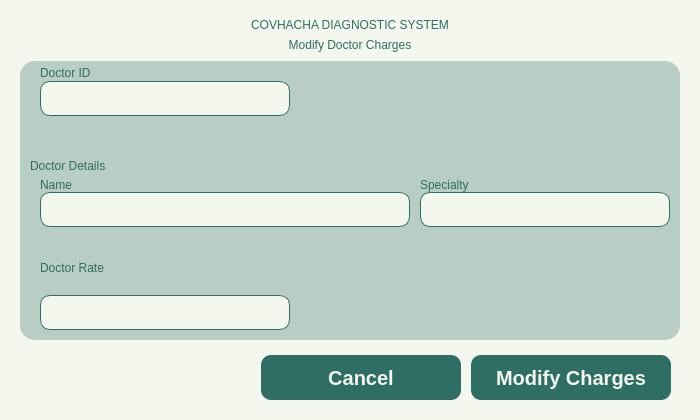
<?xml version="1.0" encoding="UTF-8"?>
<ui version="4.0">
 <class>MainWindow</class>
 <widget class="QMainWindow" name="MainWindow">
  <property name="geometry">
   <rect>
    <x>0</x>
    <y>0</y>
    <width>700</width>
    <height>420</height>
   </rect>
  </property>
  <property name="sizePolicy">
   <sizepolicy hsizetype="Expanding" vsizetype="Expanding">
    <horstretch>0</horstretch>
    <verstretch>0</verstretch>
   </sizepolicy>
  </property>
  <property name="maximumSize">
   <size>
    <width>16777215</width>
    <height>420</height>
   </size>
  </property>
  <property name="baseSize">
   <size>
    <width>700</width>
    <height>420</height>
   </size>
  </property>
  <property name="windowTitle">
   <string>MainWindow</string>
  </property>
  <property name="styleSheet">
   <string notr="true">*{
	padding: 0px;
	margin: 0px;
	border: 0px;
	background-color: #F4F7ED;
}

</string>
  </property>
  <widget class="QWidget" name="centralwidget">
   <property name="maximumSize">
    <size>
     <width>16777215</width>
     <height>16777215</height>
    </size>
   </property>
   <layout class="QVBoxLayout" name="verticalLayout">
    <property name="spacing">
     <number>0</number>
    </property>
    <property name="leftMargin">
     <number>20</number>
    </property>
    <property name="rightMargin">
     <number>20</number>
    </property>
    <property name="bottomMargin">
     <number>20</number>
    </property>
    <item alignment="Qt::AlignTop">
     <widget class="QWidget" name="Header" native="true">
      <property name="sizePolicy">
       <sizepolicy hsizetype="Expanding" vsizetype="Preferred">
        <horstretch>0</horstretch>
        <verstretch>0</verstretch>
       </sizepolicy>
      </property>
      <property name="styleSheet">
       <string notr="true">QLabel {
	font: bold 20pt &quot;Satoshi Black&quot;;
	color: #2E6E65;
    qproperty-wordWrap: true;
	background: transparent;
	text-align: center;
}
#Subheader {
	font: 500 14pt &quot;Satoshi Medium&quot;;
}</string>
      </property>
      <layout class="QVBoxLayout" name="verticalLayout_2">
       <item>
        <widget class="QLabel" name="Title">
         <property name="text">
          <string>COVHACHA DIAGNOSTIC SYSTEM</string>
         </property>
         <property name="alignment">
          <set>Qt::AlignCenter</set>
         </property>
        </widget>
       </item>
       <item>
        <widget class="QLabel" name="Subheader">
         <property name="text">
          <string>Modify Doctor Charges</string>
         </property>
         <property name="alignment">
          <set>Qt::AlignCenter</set>
         </property>
        </widget>
       </item>
      </layout>
     </widget>
    </item>
    <item>
     <widget class="QWidget" name="Body" native="true">
      <property name="sizePolicy">
       <sizepolicy hsizetype="Expanding" vsizetype="Expanding">
        <horstretch>0</horstretch>
        <verstretch>0</verstretch>
       </sizepolicy>
      </property>
      <property name="styleSheet">
       <string notr="true">QLabel {
	font: 300 12pt &quot;Lexend Light&quot;;
	color: #2E6E65;
}
#Title_1, #Title_2, #Title_3 {
	font: 14pt &quot;Lexend SemiBold&quot;;
}
#Indicator {
	font: 300 10pt &quot;Lexend Light&quot;;
}
#StaffTypeCon, #StaffNameCon, #StaffInfoCon, #SpecializationCon {
	background-color: transparent;
}
*{
	background-color: transparent;
}
#Body {
	background-color: rgba(46, 110, 101, 77);
	border-radius: 15px;
}
QLineEdit, QComboBox, QDateEdit {
	background-color: #F4F7ED;
	border: 1px solid #2E6E65;
	border-radius: 10px;
}


QComboBox, QDateEdit {
    background-color: #F4F7ED;
    border: 1px solid #2E6E65;
    border-radius: 10px;
    padding: 5px 10px;
    font: 300 12pt &quot;Lexend Light&quot;;
}

/* Drop-down arrow styling (QComboBox only) */
QComboBox::drop-down {
    subcontrol-origin: padding;
    subcontrol-position: top right;
    width: 30px;
    border-left: 1px solid #2E6E65;
    background-color: #D9E4DC;
    border-top-right-radius: 8px;
    border-bottom-right-radius: 8px;
}

QComboBox::down-arrow {
    image: url(:/lucide/icons/chevron-down.svg);
    width: 20px;
    height: 20px;
}

/* ComboBox dropdown list view */
QComboBox QAbstractItemView {
    background-color: #F4F7ED;
    selection-background-color: #CCE3D0;
    border: 1px solid #2E6E65;
    border-radius: 2px;
    outline: 0;
    font: 300 12pt &quot;Lexend Light&quot;;
}

/* ===== QDateEdit ===== */
QDateEdit {
    background-color: #F4F7ED;
    border: 1px solid #2E6E65;
    border-radius: 10px;
    padding: 5px 10px;
    font: 300 12pt &quot;Lexend Light&quot;;
}

QDateEdit::drop-down {
    subcontrol-origin: padding;
    subcontrol-position: top right;
    width: 30px;
    border-left: 1px solid #2E6E65;
    background-color: #D9E4DC;
    border-top-right-radius: 8px;
    border-bottom-right-radius: 8px;
}

QDateEdit::down-arrow {
    image: url(:/lucide/icons/calendar.svg);
    width: 20px;
    height: 20px;
}


/* ===== QCalendarWidget Popup ===== */
QCalendarWidget {
    background-color: #F4F7ED;
    border: 2px solid #2E6E65;
    border-radius: 10px;
    font: 300 10pt &quot;Lexend Light&quot;;
}

/* Month &amp; Year Navigation */
QCalendarWidget QToolButton {
    background-color: #F4F7ED;
    border: none;
    color: #2E6E65;
    font: 300 12pt &quot;Lexend Light&quot;;
    padding: 5px;
    margin: 2px;
}

QCalendarWidget QToolButton#qt_calendar_prevmonth {
    qproperty-icon: url(:/lucide/icons/chevron-left.svg);
    qproperty-iconSize: 16px;
}

QCalendarWidget QToolButton#qt_calendar_nextmonth {
    qproperty-icon: url(:/lucide/icons/chevron-right.svg);
    qproperty-iconSize: 16px;
}

/* Month/Year ComboBox &amp; SpinBox */
QCalendarWidget QComboBox,
QCalendarWidget QSpinBox {
    background-color: #F4F7ED;
    border: 1px solid #2E6E65;
    border-radius: 6px;
    padding: 2px 6px;
    font: 300 11pt &quot;Lexend Light&quot;;
    color: #2E6E65;
}

/* Calendar Table (Dates &amp; Grid) */
QCalendarWidget QTableView {
    background-color: #F4F7ED;
    border: none;
    selection-background-color: #2E6E65;
    font: 300 11pt &quot;Lexend Light&quot;;
    gridline-color: #2E6E65;
}


</string>
      </property>
      <layout class="QVBoxLayout" name="verticalLayout_3">
       <property name="spacing">
        <number>5</number>
       </property>
       <property name="leftMargin">
        <number>10</number>
       </property>
       <property name="topMargin">
        <number>5</number>
       </property>
       <property name="rightMargin">
        <number>10</number>
       </property>
       <property name="bottomMargin">
        <number>10</number>
       </property>
       <item>
        <widget class="QWidget" name="StaffTypeCon" native="true">
         <layout class="QHBoxLayout" name="horizontalLayout_3">
          <property name="spacing">
           <number>10</number>
          </property>
          <property name="leftMargin">
           <number>10</number>
          </property>
          <property name="topMargin">
           <number>0</number>
          </property>
          <property name="rightMargin">
           <number>0</number>
          </property>
          <property name="bottomMargin">
           <number>0</number>
          </property>
          <item alignment="Qt::AlignTop">
           <widget class="QWidget" name="JoinedDate" native="true">
            <property name="sizePolicy">
             <sizepolicy hsizetype="Preferred" vsizetype="Preferred">
              <horstretch>0</horstretch>
              <verstretch>0</verstretch>
             </sizepolicy>
            </property>
            <property name="minimumSize">
             <size>
              <width>0</width>
              <height>0</height>
             </size>
            </property>
            <layout class="QVBoxLayout" name="verticalLayout_4">
             <property name="spacing">
              <number>1</number>
             </property>
             <property name="leftMargin">
              <number>0</number>
             </property>
             <property name="topMargin">
              <number>0</number>
             </property>
             <property name="rightMargin">
              <number>0</number>
             </property>
             <property name="bottomMargin">
              <number>0</number>
             </property>
             <item>
              <widget class="QLabel" name="label">
               <property name="text">
                <string>Doctor ID</string>
               </property>
              </widget>
             </item>
             <item alignment="Qt::AlignLeft">
              <widget class="QLineEdit" name="DocID">
               <property name="sizePolicy">
                <sizepolicy hsizetype="Expanding" vsizetype="Preferred">
                 <horstretch>0</horstretch>
                 <verstretch>0</verstretch>
                </sizepolicy>
               </property>
               <property name="minimumSize">
                <size>
                 <width>250</width>
                 <height>35</height>
                </size>
               </property>
               <property name="maximumSize">
                <size>
                 <width>16777215</width>
                 <height>35</height>
                </size>
               </property>
              </widget>
             </item>
            </layout>
           </widget>
          </item>
         </layout>
        </widget>
       </item>
       <item>
        <widget class="QWidget" name="Specialization" native="true">
         <property name="sizePolicy">
          <sizepolicy hsizetype="Preferred" vsizetype="Maximum">
           <horstretch>0</horstretch>
           <verstretch>0</verstretch>
          </sizepolicy>
         </property>
         <layout class="QVBoxLayout" name="verticalLayout_8">
          <property name="spacing">
           <number>5</number>
          </property>
          <property name="leftMargin">
           <number>0</number>
          </property>
          <property name="topMargin">
           <number>0</number>
          </property>
          <property name="rightMargin">
           <number>0</number>
          </property>
          <property name="bottomMargin">
           <number>10</number>
          </property>
          <item alignment="Qt::AlignTop">
           <widget class="QLabel" name="Title_2">
            <property name="text">
             <string>Doctor Details</string>
            </property>
           </widget>
          </item>
          <item alignment="Qt::AlignTop">
           <widget class="QWidget" name="widget_6" native="true">
            <property name="sizePolicy">
             <sizepolicy hsizetype="Expanding" vsizetype="Expanding">
              <horstretch>0</horstretch>
              <verstretch>0</verstretch>
             </sizepolicy>
            </property>
            <layout class="QHBoxLayout" name="horizontalLayout_6">
             <property name="spacing">
              <number>10</number>
             </property>
             <property name="leftMargin">
              <number>10</number>
             </property>
             <property name="topMargin">
              <number>0</number>
             </property>
             <property name="rightMargin">
              <number>0</number>
             </property>
             <property name="bottomMargin">
              <number>0</number>
             </property>
             <item alignment="Qt::AlignTop">
              <widget class="QWidget" name="widget_11" native="true">
               <layout class="QVBoxLayout" name="verticalLayout_17">
                <property name="spacing">
                 <number>0</number>
                </property>
                <property name="leftMargin">
                 <number>0</number>
                </property>
                <property name="topMargin">
                 <number>0</number>
                </property>
                <property name="rightMargin">
                 <number>0</number>
                </property>
                <property name="bottomMargin">
                 <number>0</number>
                </property>
                <item alignment="Qt::AlignTop">
                 <widget class="QLabel" name="label_9">
                  <property name="sizePolicy">
                   <sizepolicy hsizetype="Expanding" vsizetype="Preferred">
                    <horstretch>0</horstretch>
                    <verstretch>0</verstretch>
                   </sizepolicy>
                  </property>
                  <property name="text">
                   <string>Name</string>
                  </property>
                 </widget>
                </item>
                <item>
                 <widget class="QLineEdit" name="DocName">
                  <property name="sizePolicy">
                   <sizepolicy hsizetype="Expanding" vsizetype="Preferred">
                    <horstretch>0</horstretch>
                    <verstretch>0</verstretch>
                   </sizepolicy>
                  </property>
                  <property name="minimumSize">
                   <size>
                    <width>0</width>
                    <height>35</height>
                   </size>
                  </property>
                  <property name="maximumSize">
                   <size>
                    <width>16777215</width>
                    <height>35</height>
                   </size>
                  </property>
                 </widget>
                </item>
               </layout>
              </widget>
             </item>
             <item alignment="Qt::AlignRight">
              <widget class="QWidget" name="widget_10" native="true">
               <property name="minimumSize">
                <size>
                 <width>250</width>
                 <height>0</height>
                </size>
               </property>
               <layout class="QVBoxLayout" name="verticalLayout_16">
                <property name="spacing">
                 <number>0</number>
                </property>
                <property name="leftMargin">
                 <number>0</number>
                </property>
                <property name="topMargin">
                 <number>0</number>
                </property>
                <property name="rightMargin">
                 <number>0</number>
                </property>
                <property name="bottomMargin">
                 <number>0</number>
                </property>
                <item alignment="Qt::AlignTop">
                 <widget class="QLabel" name="label_8">
                  <property name="sizePolicy">
                   <sizepolicy hsizetype="Expanding" vsizetype="Preferred">
                    <horstretch>0</horstretch>
                    <verstretch>0</verstretch>
                   </sizepolicy>
                  </property>
                  <property name="text">
                   <string>Specialty</string>
                  </property>
                 </widget>
                </item>
                <item>
                 <widget class="QLineEdit" name="Specialty">
                  <property name="minimumSize">
                   <size>
                    <width>0</width>
                    <height>35</height>
                   </size>
                  </property>
                 </widget>
                </item>
               </layout>
              </widget>
             </item>
            </layout>
           </widget>
          </item>
         </layout>
        </widget>
       </item>
       <item>
        <widget class="QWidget" name="JoinedDate_2" native="true">
         <property name="sizePolicy">
          <sizepolicy hsizetype="Preferred" vsizetype="Preferred">
           <horstretch>0</horstretch>
           <verstretch>0</verstretch>
          </sizepolicy>
         </property>
         <property name="minimumSize">
          <size>
           <width>0</width>
           <height>0</height>
          </size>
         </property>
         <layout class="QVBoxLayout" name="verticalLayout_5">
          <property name="spacing">
           <number>1</number>
          </property>
          <property name="leftMargin">
           <number>10</number>
          </property>
          <property name="topMargin">
           <number>0</number>
          </property>
          <property name="rightMargin">
           <number>0</number>
          </property>
          <property name="bottomMargin">
           <number>0</number>
          </property>
          <item>
           <widget class="QLabel" name="label_2">
            <property name="text">
             <string>Doctor Rate</string>
            </property>
           </widget>
          </item>
          <item alignment="Qt::AlignLeft">
           <widget class="QLineEdit" name="DocRate">
            <property name="sizePolicy">
             <sizepolicy hsizetype="Expanding" vsizetype="Preferred">
              <horstretch>0</horstretch>
              <verstretch>0</verstretch>
             </sizepolicy>
            </property>
            <property name="minimumSize">
             <size>
              <width>250</width>
              <height>35</height>
             </size>
            </property>
            <property name="maximumSize">
             <size>
              <width>16777215</width>
              <height>35</height>
             </size>
            </property>
           </widget>
          </item>
         </layout>
        </widget>
       </item>
      </layout>
     </widget>
    </item>
    <item alignment="Qt::AlignBottom">
     <widget class="QWidget" name="Buttons" native="true">
      <property name="sizePolicy">
       <sizepolicy hsizetype="Expanding" vsizetype="Preferred">
        <horstretch>0</horstretch>
        <verstretch>0</verstretch>
       </sizepolicy>
      </property>
      <layout class="QHBoxLayout" name="horizontalLayout">
       <property name="topMargin">
        <number>15</number>
       </property>
       <property name="bottomMargin">
        <number>0</number>
       </property>
       <item alignment="Qt::AlignRight">
        <widget class="QWidget" name="widget" native="true">
         <property name="sizePolicy">
          <sizepolicy hsizetype="Fixed" vsizetype="Preferred">
           <horstretch>0</horstretch>
           <verstretch>0</verstretch>
          </sizepolicy>
         </property>
         <property name="maximumSize">
          <size>
           <width>500</width>
           <height>16777215</height>
          </size>
         </property>
         <layout class="QHBoxLayout" name="horizontalLayout_2">
          <property name="spacing">
           <number>10</number>
          </property>
          <property name="leftMargin">
           <number>0</number>
          </property>
          <property name="topMargin">
           <number>0</number>
          </property>
          <property name="rightMargin">
           <number>0</number>
          </property>
          <property name="bottomMargin">
           <number>0</number>
          </property>
          <item>
           <widget class="QPushButton" name="Cancel">
            <property name="sizePolicy">
             <sizepolicy hsizetype="Fixed" vsizetype="Preferred">
              <horstretch>0</horstretch>
              <verstretch>0</verstretch>
             </sizepolicy>
            </property>
            <property name="minimumSize">
             <size>
              <width>200</width>
              <height>45</height>
             </size>
            </property>
            <property name="maximumSize">
             <size>
              <width>200</width>
              <height>45</height>
             </size>
            </property>
            <property name="styleSheet">
             <string notr="true">QPushButton {
	font: 900 10pt &quot;Satoshi Black&quot;;
	background-color:  #2E6E65;
	border-radius: 10px;
	font-weight: bold;
	font-size: 20px;
	color: #F4F7ED;
	text-align: center;
}</string>
            </property>
            <property name="text">
             <string>Cancel</string>
            </property>
           </widget>
          </item>
          <item>
           <widget class="QPushButton" name="ModifyCharges">
            <property name="sizePolicy">
             <sizepolicy hsizetype="Expanding" vsizetype="Preferred">
              <horstretch>0</horstretch>
              <verstretch>0</verstretch>
             </sizepolicy>
            </property>
            <property name="minimumSize">
             <size>
              <width>200</width>
              <height>45</height>
             </size>
            </property>
            <property name="maximumSize">
             <size>
              <width>200</width>
              <height>45</height>
             </size>
            </property>
            <property name="styleSheet">
             <string notr="true">QPushButton {
	font: 900 10pt &quot;Satoshi Black&quot;;
	background-color:  #2E6E65;
	border-radius: 10px;
	font-weight: bold;
	font-size: 20px;
	color: #F4F7ED;
	text-align: center;
}</string>
            </property>
            <property name="text">
             <string>Modify Charges</string>
            </property>
           </widget>
          </item>
         </layout>
        </widget>
       </item>
      </layout>
     </widget>
    </item>
   </layout>
  </widget>
 </widget>
 <resources>
  <include location="../../../Downloads/resources.qrc"/>
 </resources>
 <connections/>
</ui>
